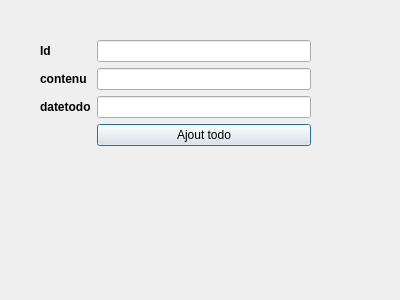
<?xml version="1.0" encoding="UTF-8"?>
<ui version="4.0">
 <class>Dialogtodo</class>
 <widget class="QDialog" name="Dialogtodo">
  <property name="geometry">
   <rect>
    <x>0</x>
    <y>0</y>
    <width>400</width>
    <height>300</height>
   </rect>
  </property>
  <property name="minimumSize">
   <size>
    <width>400</width>
    <height>300</height>
   </size>
  </property>
  <property name="maximumSize">
   <size>
    <width>400</width>
    <height>400</height>
   </size>
  </property>
  <property name="windowTitle">
   <string>Dialog</string>
  </property>
  <widget class="QWidget" name="formLayoutWidget">
   <property name="geometry">
    <rect>
     <x>40</x>
     <y>40</y>
     <width>271</width>
     <height>141</height>
    </rect>
   </property>
   <layout class="QFormLayout" name="formLayout">
    <item row="0" column="0">
     <widget class="QLabel" name="idLabel">
      <property name="font">
       <font>
        <weight>75</weight>
        <bold>true</bold>
       </font>
      </property>
      <property name="text">
       <string>Id </string>
      </property>
     </widget>
    </item>
    <item row="0" column="1">
     <widget class="QLineEdit" name="idLineEdit"/>
    </item>
    <item row="1" column="0">
     <widget class="QLabel" name="contenuLabel">
      <property name="font">
       <font>
        <weight>75</weight>
        <bold>true</bold>
       </font>
      </property>
      <property name="text">
       <string>contenu</string>
      </property>
     </widget>
    </item>
    <item row="1" column="1">
     <widget class="QLineEdit" name="contenuLineEdit"/>
    </item>
    <item row="2" column="0">
     <widget class="QLabel" name="datetodoLabel">
      <property name="font">
       <font>
        <weight>75</weight>
        <bold>true</bold>
       </font>
      </property>
      <property name="text">
       <string>datetodo</string>
      </property>
     </widget>
    </item>
    <item row="2" column="1">
     <widget class="QLineEdit" name="datetodoLineEdit"/>
    </item>
    <item row="3" column="1">
     <widget class="QPushButton" name="ajout">
      <property name="text">
       <string>Ajout todo</string>
      </property>
     </widget>
    </item>
   </layout>
  </widget>
 </widget>
 <resources/>
 <connections/>
</ui>
